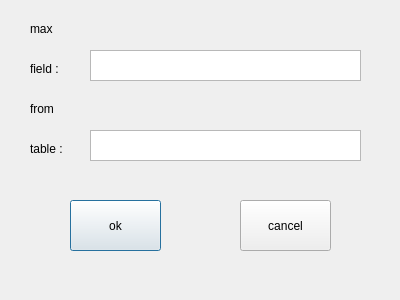
<?xml version="1.0" encoding="UTF-8"?>
<ui version="4.0">
 <class>Dialog</class>
 <widget class="QDialog" name="Dialog">
  <property name="geometry">
   <rect>
    <x>0</x>
    <y>0</y>
    <width>400</width>
    <height>300</height>
   </rect>
  </property>
  <property name="windowTitle">
   <string>Dialog</string>
  </property>
  <widget class="QPushButton" name="ok_btn">
   <property name="geometry">
    <rect>
     <x>70</x>
     <y>200</y>
     <width>91</width>
     <height>51</height>
    </rect>
   </property>
   <property name="text">
    <string>ok</string>
   </property>
  </widget>
  <widget class="QPushButton" name="cancel_btn">
   <property name="geometry">
    <rect>
     <x>240</x>
     <y>200</y>
     <width>91</width>
     <height>51</height>
    </rect>
   </property>
   <property name="text">
    <string>cancel</string>
   </property>
  </widget>
  <widget class="QLabel" name="label">
   <property name="geometry">
    <rect>
     <x>30</x>
     <y>20</y>
     <width>67</width>
     <height>17</height>
    </rect>
   </property>
   <property name="text">
    <string>max</string>
   </property>
  </widget>
  <widget class="QLabel" name="label_2">
   <property name="geometry">
    <rect>
     <x>30</x>
     <y>60</y>
     <width>67</width>
     <height>17</height>
    </rect>
   </property>
   <property name="text">
    <string>field :</string>
   </property>
  </widget>
  <widget class="QLabel" name="label_3">
   <property name="geometry">
    <rect>
     <x>30</x>
     <y>100</y>
     <width>67</width>
     <height>17</height>
    </rect>
   </property>
   <property name="text">
    <string>from</string>
   </property>
  </widget>
  <widget class="QLabel" name="label_4">
   <property name="geometry">
    <rect>
     <x>30</x>
     <y>140</y>
     <width>67</width>
     <height>17</height>
    </rect>
   </property>
   <property name="text">
    <string>table :</string>
   </property>
  </widget>
  <widget class="QTextEdit" name="field_edt">
   <property name="geometry">
    <rect>
     <x>90</x>
     <y>50</y>
     <width>271</width>
     <height>31</height>
    </rect>
   </property>
  </widget>
  <widget class="QTextEdit" name="table_edt">
   <property name="geometry">
    <rect>
     <x>90</x>
     <y>130</y>
     <width>271</width>
     <height>31</height>
    </rect>
   </property>
  </widget>
 </widget>
 <resources/>
 <connections/>
</ui>
